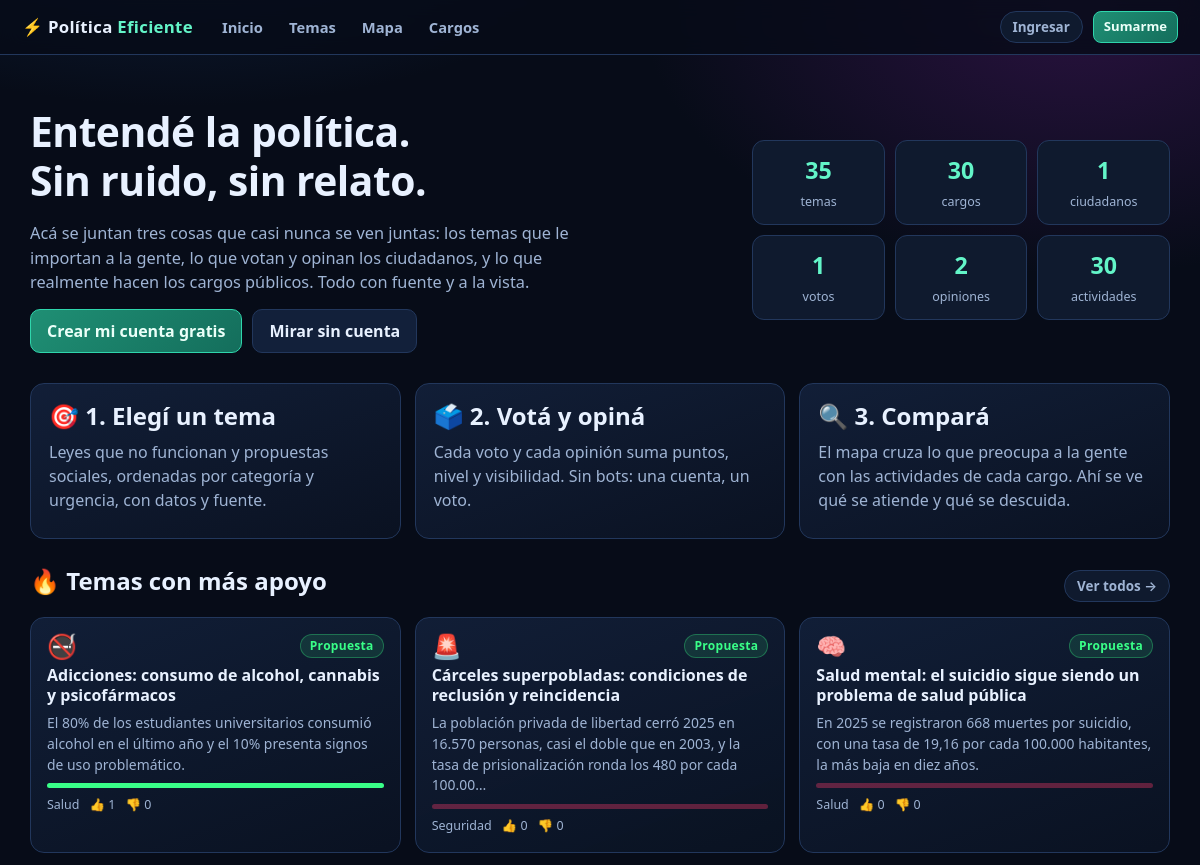
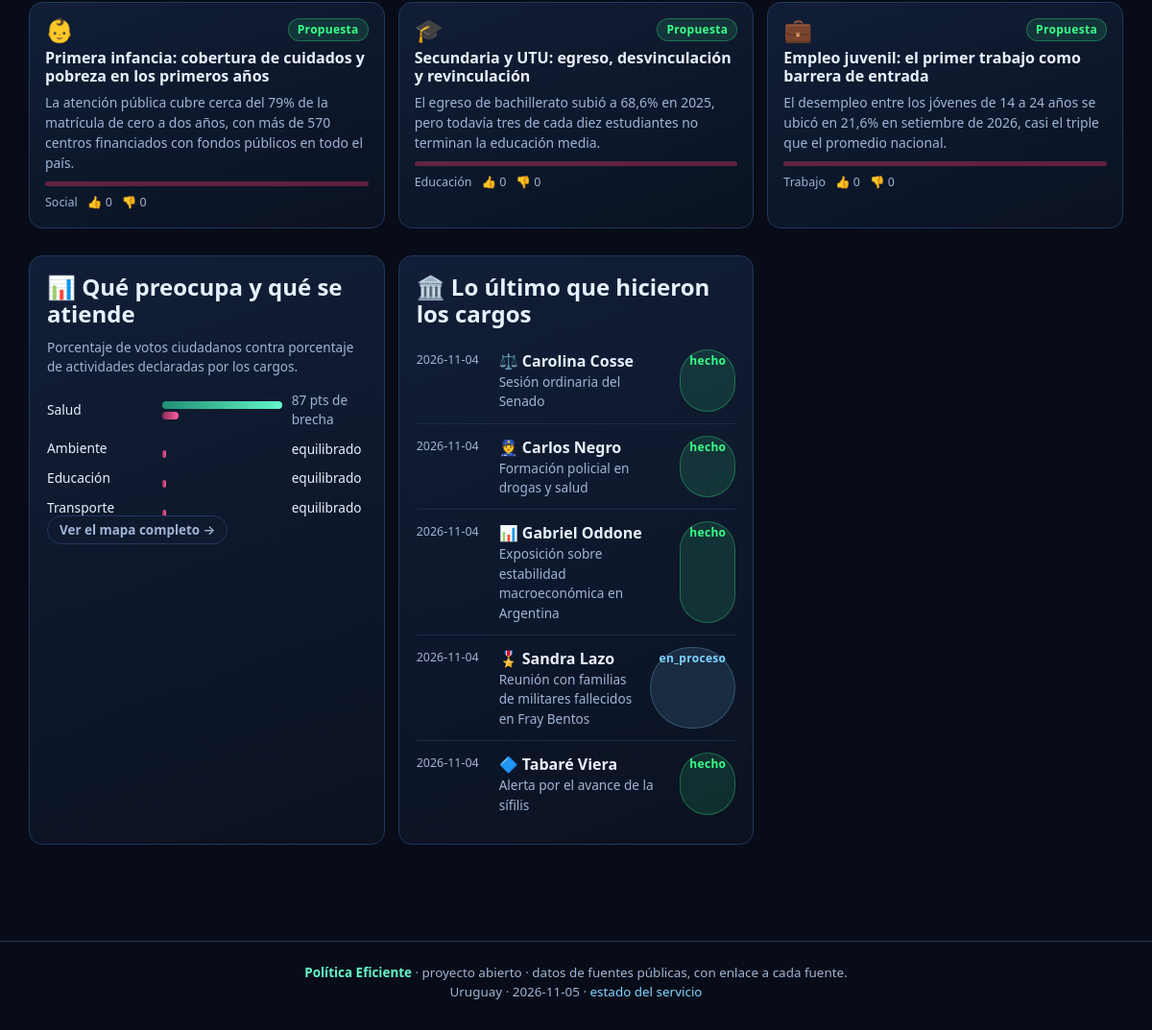
The page / on the database its author committed (2 pictures, top to bottom).
### tables this page shows
CREATE TABLE temas (
    id INTEGER PRIMARY KEY AUTOINCREMENT,
    slug TEXT UNIQUE NOT NULL,
    tipo TEXT NOT NULL DEFAULT 'propuesta',
    titulo TEXT NOT NULL,
    resumen TEXT NOT NULL DEFAULT '',
    categoria TEXT NOT NULL DEFAULT 'Social',
    subcategoria TEXT NOT NULL DEFAULT '',
    emoji TEXT NOT NULL DEFAULT '📌',
    problema TEXT NOT NULL DEFAULT '',
    evidencia TEXT NOT NULL DEFAULT '',
    propuesta TEXT NOT NULL DEFAULT '',
    datos_clave TEXT NOT NULL DEFAULT '',
    urgencia TEXT NOT NULL DEFAULT 'media',
    etapa TEXT NOT NULL DEFAULT 'propuesta',
    impacto TEXT NOT NULL DEFAULT 'medio',
    estado_legal TEXT NOT NULL DEFAULT '',
    fuente_url TEXT,
    verificado SMALLINT NOT NULL DEFAULT 0,
    creado TEXT NOT NULL
);

CREATE TABLE acciones (
    id INTEGER PRIMARY KEY AUTOINCREMENT,
    politico_id INTEGER NOT NULL,
    titulo TEXT NOT NULL,
    descripcion TEXT NOT NULL DEFAULT '',
    estado TEXT NOT NULL DEFAULT 'pendiente',
    fecha TEXT,
    tema_categoria TEXT NOT NULL DEFAULT '',
    fuente_url TEXT,
    creado TEXT NOT NULL
);

CREATE TABLE politicos (
    id INTEGER PRIMARY KEY AUTOINCREMENT,
    slug TEXT UNIQUE NOT NULL,
    nombre TEXT NOT NULL,
    cargo TEXT NOT NULL DEFAULT '',
    camara TEXT NOT NULL DEFAULT '',
    organismo TEXT NOT NULL DEFAULT '',
    partido TEXT NOT NULL DEFAULT '',
    departamento TEXT NOT NULL DEFAULT '',
    emoji TEXT NOT NULL DEFAULT '🏛️',
    funciones TEXT NOT NULL DEFAULT '',
    email_publico TEXT,
    telefono_oficina TEXT,
    celular_publico TEXT,
    web TEXT,
    contacto_fuente_url TEXT,
    verificado SMALLINT NOT NULL DEFAULT 0,
    usuario_id INTEGER,
    creado TEXT NOT NULL
);

### app.py (the view)
@app.route("/")
def inicio():
    with dbm.abrir() as db:
        totales = {
            "temas": db.valor("SELECT COUNT(*) FROM temas"),
            "politicos": db.valor("SELECT COUNT(*) FROM politicos"),
            "usuarios": db.valor("SELECT COUNT(*) FROM usuarios WHERE rol != 'admin'"),
            "opiniones": db.valor("SELECT COUNT(*) FROM opiniones"),
            "votos": db.valor("SELECT COUNT(*) FROM votos"),
            "acciones": db.valor("SELECT COUNT(*) FROM acciones"),
        }
        destacados = db.todos(
            """SELECT t.*, (SELECT COUNT(*) FROM votos v WHERE v.tema_id = t.id AND v.valor = 1) AS a_favor,
                      (SELECT COUNT(*) FROM votos v WHERE v.tema_id = t.id AND v.valor = -1) AS en_contra
               FROM temas t ORDER BY a_favor DESC, t.urgencia = 'alta' DESC LIMIT 6"""
        )
        ultimas = db.todos(
            """SELECT a.*, p.nombre, p.emoji FROM acciones a JOIN politicos p ON p.id = a.politico_id
               ORDER BY a.fecha DESC NULLS LAST LIMIT 5"""
        )
        brecha = mapamod.brecha(db)[:4]
    return render_template(
        "inicio.html", totales=totales, destacados=destacados, ultimas=ultimas, brecha=brecha
    )

### app.py (called while the page is built)
@app.context_processor
def inyectar():
    yo = auth.usuario_actual()
    if yo:
        yo["nivel"] = gamificacion.nivel(yo["puntos"])
        yo["grupo"] = gamificacion.datos_grupo(
            gamificacion.grupo(yo["puntos"], yo["acciones"], yo["intereses"] or "")
        )
    with dbm.abrir() as db:
        categorias = [
            f["categoria"]
            for f in db.todos(
                "SELECT categoria, COUNT(*) AS n FROM temas GROUP BY categoria ORDER BY n DESC"
            )
        ]
    return {
        "yo": yo,
        "categorias": categorias,
        "GRUPOS": gamificacion.GRUPOS,
        "ahora": dbm.ahora()[:10],
    }

@app.template_filter("corto")
def filtro_corto(texto, n=150):
    texto = " ".join(str(texto or "").split())
    if len(texto) <= n:
        return texto
    corte = texto.rfind(". ", 0, n)
    if corte > 60:
        return texto[: corte + 1]
    return texto[:n].rstrip() + "…"

@app.template_filter("cat")
def filtro_cat(valor):
    return NOMBRES_CATEGORIA.get(valor, valor)

@app.after_request
def cabeceras(resp):
    resp.headers.setdefault("X-Content-Type-Options", "nosniff")
    resp.headers.setdefault("Referrer-Policy", "same-origin")
    return resp

@app.teardown_appcontext
def cerrar_base(_excepcion=None):
    conexion = g.pop("db", None)
    if conexion is not None:
        conexion.cerrar()

### auth.py (called while the page is built, shortened)
def usuario_actual():
    if "usuario" in g:
        return g.usuario
    uid = session.get("usuario_id")
    g.usuario = None
    return g.usuario

### db.py (called while the page is built, shortened)
def ahora():
    return datetime.now(timezone.utc).isoformat(timespec="seconds")

def conectar():
    c = sqlite3.connect(RUTA_DB, timeout=15)
    c.row_factory = sqlite3.Row
    c.execute("PRAGMA foreign_keys = ON")
    return c

def _traducir(sql):
    return sql.replace("?", "%s") if ES_PG else sql

@contextmanager
def abrir():
    if has_app_context():
        if "db" not in g:
            g.db = DB()
        db = g.db
        try:
            yield db
            db.commit()
        except Exception:
            db.rollback()
            raise
        return

    def ejecutar(self, sql, params=()):
        cur = self.c.cursor()
        cur.execute(_traducir(sql), params)
        return cur

    def uno(self, sql, params=()):
        fila = self.ejecutar(sql, params).fetchone()
        return dict(fila) if fila is not None else None

    def todos(self, sql, params=()):
        return [dict(f) for f in self.ejecutar(sql, params).fetchall()]

    def commit(self):
        self.c.commit()

### templates/inicio.html (shortened to what this page needs)
{% extends "base.html" %}
{% block cuerpo %}
<section class="hero">
  <div>
    <h1>Entendé la política.<br>Sin ruido, sin relato.</h1>
    <p>
      Acá se juntan tres cosas que casi nunca se ven juntas: los temas que le importan a la gente,
      lo que votan y opinan los ciudadanos, y lo que realmente hacen los cargos públicos.
      Todo con fuente y a la vista.
    </p>
    <div class="acciones">
      {% if yo %}
        <a class="boton principal" href="{{ url_for('temas') }}">Ver temas para votar</a>
        <a class="boton" href="{{ url_for('mapa') }}">Abrir el mapa</a>
      {% else %}
        <a class="boton principal" href="{{ url_for('registro') }}">Crear mi cuenta gratis</a>
        <a class="boton" href="{{ url_for('temas') }}">Mirar sin cuenta</a>
      {% endif %}
    </div>
  </div>
  <div class="datos">
    <div class="dato"><b>{{ totales.temas }}</b><span>temas</span></div>
    <div class="dato"><b>{{ totales.politicos }}</b><span>cargos</span></div>
    <div class="dato"><b>{{ totales.usuarios }}</b><span>ciudadanos</span></div>
    <div class="dato"><b>{{ totales.votos }}</b><span>votos</span></div>
    <div class="dato"><b>{{ totales.opiniones }}</b><span>opiniones</span></div>
    <div class="dato"><b>{{ totales.acciones }}</b><span>actividades</span></div>
  </div>
</section>
<section class="pila" style="margin-top:22px">
  <div class="grid">
    <div class="panel">
      <h2>🎯 1. Elegí un tema</h2>
      <p class="suave">Leyes que no funcionan y propuestas sociales, ordenadas por categoría y urgencia, con datos y fuente.</p>
    </div>
    <div class="panel">
      <h2>🗳️ 2. Votá y opiná</h2>
      <p class="suave">Cada voto y cada opinión suma puntos, nivel y visibilidad. Sin bots: una cuenta, un voto.</p>
    </div>
    <div class="panel">
      <h2>🔍 3. Compará</h2>
      <p class="suave">El mapa cruza lo que preocupa a la gente con las actividades de cada cargo. Ahí se ve qué se atiende y qué se descuida.</p>
    </div>
  </div>
</section>
<section style="margin-top:28px">
  <div class="fila entre">
    <h2>🔥 Temas con más apoyo</h2>
    <a class="chip" href="{{ url_for('temas') }}">Ver todos →</a>
  </div>
  <div class="grid" style="margin-top:12px">
    {% for t in destacados %}
      <article class="tarjeta">
        <div class="fila entre">
          <span class="emoji">{{ t.emoji }}</span>
          <span class="etiqueta {% if t.tipo == 'ley' %}ambar{% else %}verde{% endif %}">
            {% if t.tipo == 'ley' %}Ley{% else %}Propuesta{% endif %}
          </span>
        </div>
        <h3><a href="{{ url_for('tema', slug=t.slug) }}">{{ t.titulo }}</a></h3>
        <p class="resumen">{{ (t.resumen or t.problema)|corto }}</p>
        <div class="barra-apoyo"><i style="width:{{ (100 * t.a_favor / (t.a_favor + t.en_contra)) if (t.a_favor + t.en_contra) else 0 }}%"></i></div>
        <div class="meta">
          <span>{{ t.categoria|cat }}</span>
          <span>👍 {{ t.a_favor }}</span>
          <span>👎 {{ t.en_contra }}</span>
        </div>
      </article>
    {% else %}
      <p class="suave">Todavía no hay temas cargados.</p>
    {% endfor %}
  </div>
</section>
<section style="margin-top:28px" class="grid">
  <div class="panel">
    <h2>📊 Qué preocupa y qué se atiende</h2>
    <p class="suave chico">Porcentaje de votos ciudadanos contra porcentaje de actividades declaradas por los cargos.</p>
    <div class="brecha" style="margin-top:14px">
      {% for f in brecha %}
        <div class="brecha-fila">
          <span>{{ f.categoria|cat }}</span>
          <span class="brecha-barras">
            <i class="c" style="width:{{ f.ancho_c|round(1) }}%" title="{{ f.pct_ciudadano|round(1) }}% de los votos"></i>
            <i class="p" style="width:{{ f.ancho_p|round(1) }}%" title="{{ f.pct_politico|round(1) }}% de las actividades"></i>
          </span>
          <span class="chico {% if f.brecha > 0 %}suave{% endif %}">
            {% if f.brecha > 0 %}{{ f.brecha|round(0)|int }} pts de brecha{% else %}equilibrado{% endif %}
          </span>
        </div>
      {% else %}
        <p class="suave chico">Cuando haya votos y actividades vas a ver la brecha acá.</p>
      {% endfor %}
    </div>
    <a class="chip" style="margin-top:14px" href="{{ url_for('mapa') }}">Ver el mapa completo →</a>
  </div>
  <div class="panel">
    <h2>🏛️ Lo último que hicieron los cargos</h2>
    {% for a in ultimas %}
      <div class="actividad">
        <span class="fecha">{{ a.fecha or 'sin fecha' }}</span>
        <div>
          <b>{{ a.emoji }} {{ a.nombre }}</b>
          <div class="chico suave">{{ a.titulo }}</div>
        </div>
        <span class="etiqueta {% if a.estado == 'hecho' %}verde{% elif a.estado == 'en_proceso' %}azul{% else %}ambar{% endif %}">{{ a.estado }}</span>
      </div>
    {% else %}
      <p class="suave chico">Sin actividades cargadas todavía.</p>
    {% endfor %}
  </div>
</section>
{% endblock %}

### templates/base.html (shortened to what this page needs)
<!doctype html>
<html lang="es">
<head>
  <link rel="stylesheet" href="{{ url_for('static', filename='css/estilo.css') }}">
</head>
<body>
<header class="barra">
  <a class="marca" href="{{ url_for('inicio') }}">⚡ Política <b>Eficiente</b></a>
  <nav>
    <a href="{{ url_for('inicio') }}">Inicio</a>
    <a href="{{ url_for('temas') }}">Temas</a>
    <a href="{{ url_for('mapa') }}">Mapa</a>
    <a href="{{ url_for('politicos') }}">Cargos</a>
  </nav>
  <div class="cuenta">
    {% if yo %}
      <span class="punto">{{ yo.nivel.emoji }} {{ yo.puntos }} pts</span>
      <a class="chip" href="{{ url_for('perfil') }}">{{ yo.nombre }}</a>
      <a class="chip" href="{{ url_for('salir') }}">Salir</a>
    {% else %}
      <a class="chip" href="{{ url_for('ingresar') }}">Ingresar</a>
      <a class="boton principal mini" href="{{ url_for('registro') }}">Sumarme</a>
    {% endif %}
  </div>
</header>
<main class="{% block ancho %}{% endblock %}">
  {% block cuerpo %}{% endblock %}
</main>
<footer>
  <b>Política Eficiente</b> · proyecto abierto · datos de fuentes públicas, con enlace a cada fuente.
  <br>Uruguay · {{ ahora }} · <a href="{{ url_for('salud') }}">estado del servicio</a>
</footer>
</body>
</html>

### rows shown on the page
temas: emoji "🚭", tipo "Propuesta", titulo "Adicciones: consumo de alcohol, cannabis y psicofármacos", resumen "El 80% de los estudiantes universitarios consumió alcohol en el último año y el 10% presenta signos de uso problemático.", categoria|cat "Salud", a_favor "1", en_contra "0"
temas: emoji "🚨", tipo "Propuesta", titulo "Cárceles superpobladas: condiciones de reclusión y reincidencia", resumen "La población privada de libertad cerró 2025 en 16.570 personas, casi el doble que en 2003, y la tasa de prisionalización ronda los 480 por cada 100.00…", categoria|cat "Seguridad", a_favor "0", en_contra "0"
temas: emoji "🧠", tipo "Propuesta", titulo "Salud mental: el suicidio sigue siendo un problema de salud pública", resumen "En 2025 se registraron 668 muertes por suicidio, con una tasa de 19,16 por cada 100.000 habitantes, la más baja en diez años.", categoria|cat "Salud", a_favor "0", en_contra "0"
temas: emoji "👶", tipo "Propuesta", titulo "Primera infancia: cobertura de cuidados y pobreza en los primeros años", resumen "La atención pública cubre cerca del 79% de la matrícula de cero a dos años, con más de 570 centros financiados con fondos públicos en todo el país.", categoria|cat "Social", a_favor "0", en_contra "0"
temas: emoji "🎓", tipo "Propuesta", titulo "Secundaria y UTU: egreso, desvinculación y revinculación", resumen "El egreso de bachillerato subió a 68,6% en 2025, pero todavía tres de cada diez estudiantes no terminan la educación media.", categoria|cat "Educación", a_favor "0", en_contra "0"
temas: emoji "💼", tipo "Propuesta", titulo "Empleo juvenil: el primer trabajo como barrera de entrada", resumen "El desempleo entre los jóvenes de 14 a 24 años se ubicó en 21,6% en setiembre de 2026, casi el triple que el promedio nacional.", categoria|cat "Trabajo", a_favor "0", en_contra "0"
acciones: fecha "2026-11-04", emoji "⚖️", nombre "Carolina Cosse", titulo "Sesión ordinaria del Senado", estado "hecho"
acciones: fecha "2026-11-04", emoji "👮", nombre "Carlos Negro", titulo "Formación policial en drogas y salud", estado "hecho"
acciones: fecha "2026-11-04", emoji "📊", nombre "Gabriel Oddone", titulo "Exposición sobre estabilidad macroeconómica en Argentina", estado "hecho"
acciones: fecha "2026-11-04", emoji "🎖️", nombre "Sandra Lazo", titulo "Reunión con familias de militares fallecidos en Fray Bentos", estado "en_proceso"
acciones: fecha "2026-11-04", emoji "🔷", nombre "Tabaré Viera", titulo "Alerta por el avance de la sífilis", estado "hecho"

### other values the page prints
{{ totales.temas }} "35"
{{ totales.politicos }} "30"
{{ totales.usuarios }} "1"
{{ totales.votos }} "1"
{{ totales.opiniones }} "2"
{{ totales.acciones }} "30"
{{ f.categoria|cat }} "Salud" "Ambiente" "Educación" "Transporte"
{{ f.brecha|round(0)|int }} "87"
{{ ahora }} "2026-11-05"
